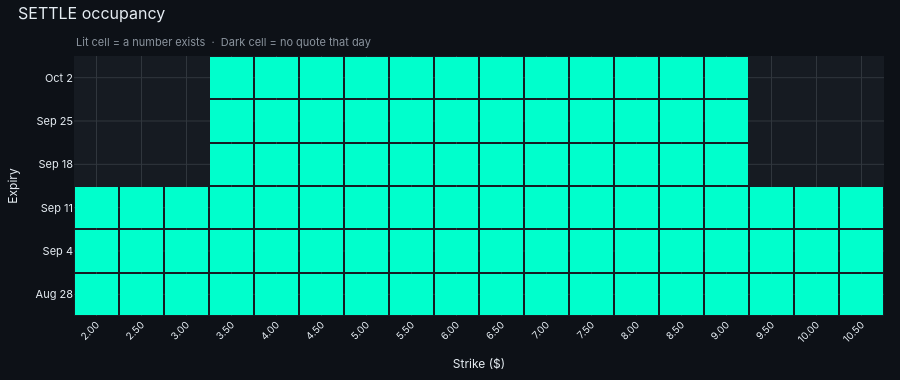

This figure's notebook cell:
### Code cell
coverage_heatmap(wide, asof, cp="C", field="MARK")

### Figure 1 — Plotly figure (JSON) as saved in the notebook; plotly's stock layout.template omitted (floating-point values rounded to 4 significant figures)
{"data": [{"colorscale": [[0, "#161b22"], [1, "#00ffcc"]], "hovertemplate": "K=%{x}  expiry=%{y}  observed=%{z}<extra></extra>", "showscale": false, "type": "heatmap", "x": ["2.00", "2.50", "3.00", "3.50", "4.00", "4.50", "5.00", "5.50", "6.00", "6.50", "7.00", "7.50", "8.00", "8.50", "9.00", "9.50", "10.00", "10.50"], "xgap": 2, "y": ["Aug 28", "Sep 4", "Sep 11", "Sep 18", "Sep 25", "Oct 2"], "ygap": 2, "z": [[1.0, 1.0, 1.0, 1.0, 1.0, 1.0, 1.0, 1.0, 1.0, 1.0, 1.0, 1.0, 1.0, 1.0, 1.0, 1.0, 1.0, 1.0], [1.0, 1.0, 1.0, 1.0, 1.0, 1.0, 1.0, 1.0, 1.0, 1.0, 1.0, 1.0, 1.0, 1.0, 1.0, 1.0, 1.0, 1.0], [1.0, 1.0, 1.0, 1.0, 1.0, 1.0, 1.0, 1.0, 1.0, 1.0, 1.0, 1.0, 1.0, 1.0, 1.0, 1.0, 1.0, 1.0], [NaN, NaN, NaN, 1.0, 1.0, 1.0, 1.0, 1.0, 1.0, 1.0, 1.0, 1.0, 1.0, 1.0, 1.0, NaN, NaN, NaN], [NaN, NaN, NaN, 1.0, 1.0, 1.0, 1.0, 1.0, 1.0, 1.0, 1.0, 1.0, 1.0, 1.0, 1.0, NaN, NaN, NaN], [NaN, NaN, NaN, 1.0, 1.0, 1.0, 1.0, 1.0, 1.0, 1.0, 1.0, 1.0, 1.0, 1.0, 1.0, NaN, NaN, NaN]], "zmax": 1, "zmin": 0}], "layout": {"annotations": [{"font": {"color": "#8b949e", "family": "Inter, system-ui, sans-serif", "size": 11}, "showarrow": false, "text": "Lit cell = a number exists &nbsp;·&nbsp; Dark cell = no quote that day", "x": 0, "xanchor": "left", "xref": "paper", "y": 1.02, "yanchor": "bottom", "yref": "paper"}], "font": {"color": "#e6edf3", "family": "Inter, system-ui, sans-serif", "size": 12}, "height": 380, "margin": {"b": 56, "l": 72, "r": 16, "t": 56}, "paper_bgcolor": "#0d1117", "plot_bgcolor": "#161b22", "title": {"font": {"family": "Inter, system-ui, sans-serif", "size": 16}, "text": "SETTLE occupancy", "x": 0.02, "xanchor": "left", "y": 0.98, "yanchor": "top"}, "xaxis": {"gridcolor": "#30363d", "tickangle": -45, "tickfont": {"size": 10}, "title": {"font": {"size": 12}, "text": "Strike ($)"}}, "yaxis": {"gridcolor": "#30363d", "tickfont": {"size": 11}, "title": {"font": {"size": 12}, "text": "Expiry"}}}}
